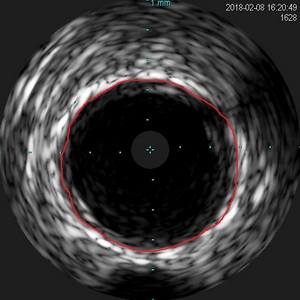
#> input picture ivus/trainlabel/1.jpg, 300 x 300 px, found by its file name; its folder holds only this picture in this run; the run also reads 1 picture not shown here
$ jupyter execute --allow-errors labelimg.ipynb
#> lines starting #> are read from the running program, lines starting #| are printed output that depends on the picture
#> further down, img is the input picture: shape (300, 300, 3); mean B, G, R 53.5, 53.5, 55
#> `b=img[:,:,1]`:
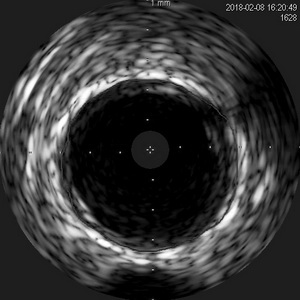
#> b: shape (300, 300); min 0, max 255, mean 53.5
#> `c=img[:,:,2]`:
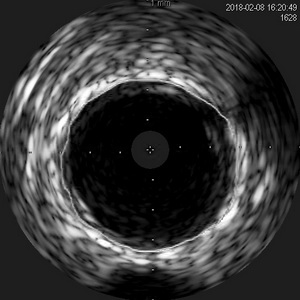
#> c: shape (300, 300); min 0, max 255, mean 55
#> `cv2.polylines(im,[d],True,(0,255,255),3)`:
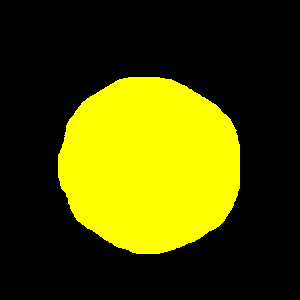
#> im: shape (300, 300, 3); mean B, G, R 0, 72, 72
[cell 1]
import cv2
import numpy as np

#> (a cell that did not finish here is left out)
